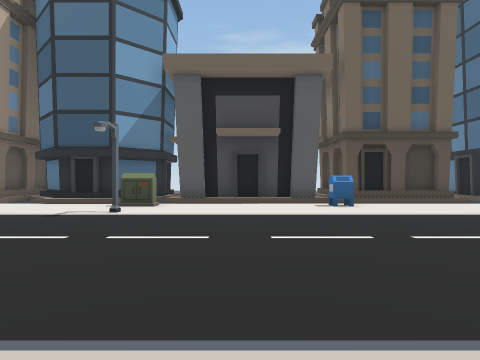
[1] (above)

20 first-person views from a walk through a scene from a Unity 3-D project. The camera is 0.64 m above the floor, looks level and sees 75° across. The floor is counted in squares, 1 m on a side. Each view is taken from the middle of a square. On the plan, view 1 faces up. The plan holds only what a view shows up to about 9 squares ahead; the rest is blank. The place goes on beyond the plan. The player character is not drawn.

[2]
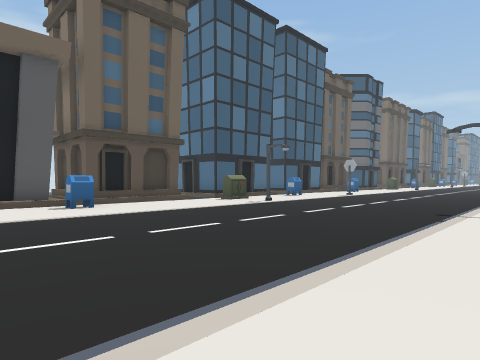

[3]
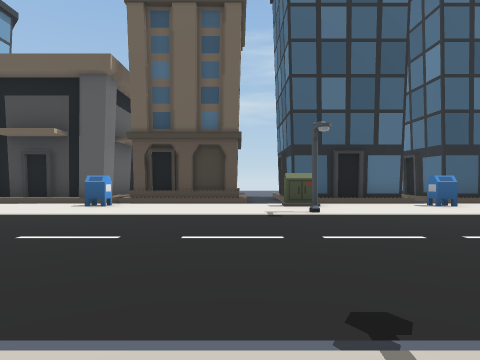

[4]
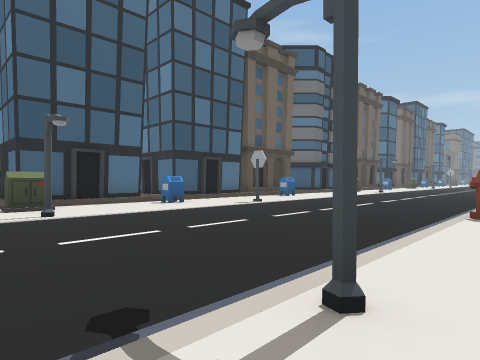

[5]
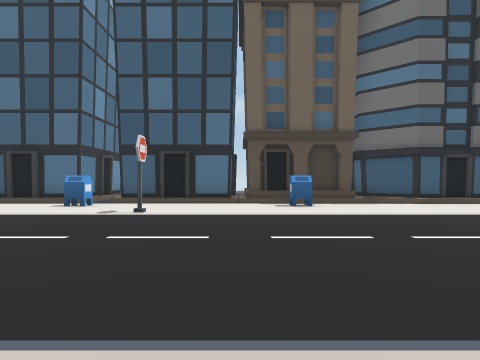

[6]
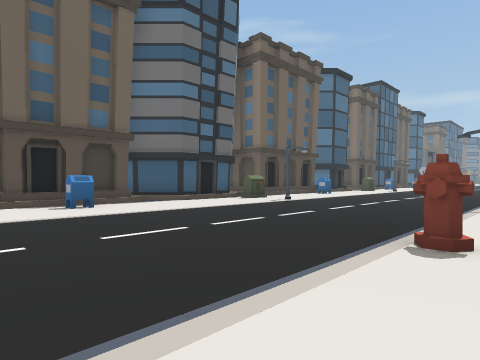

[7]
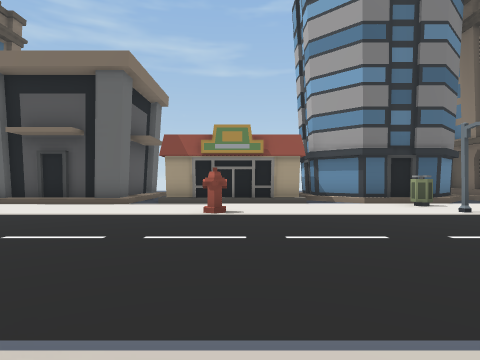

[8]
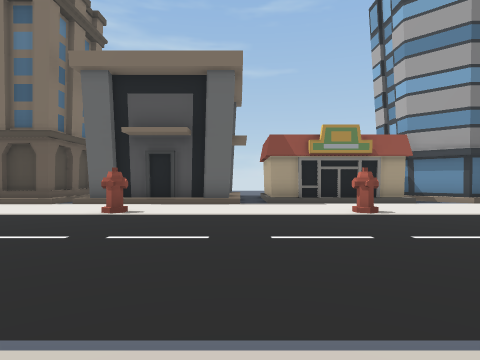

[9]
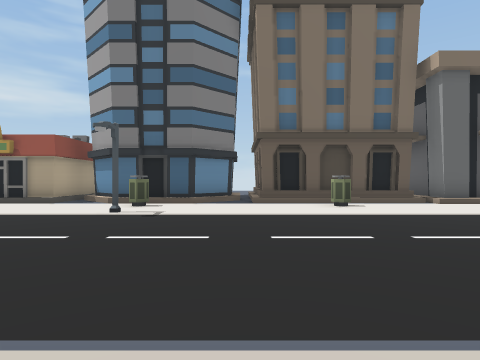

[10]
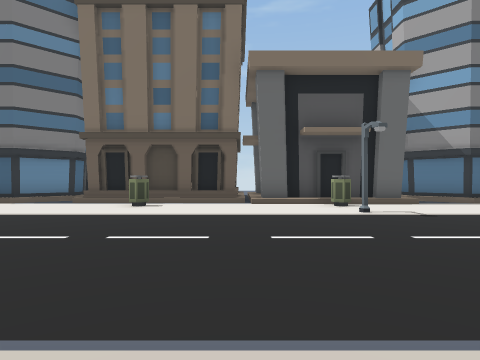

[11]
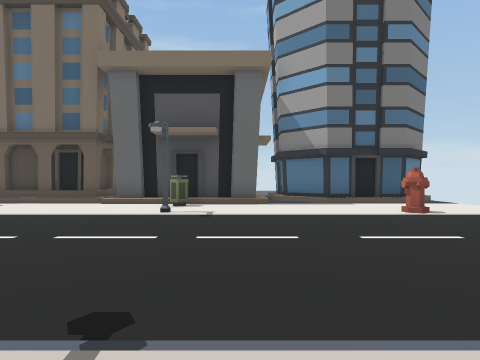

[12]
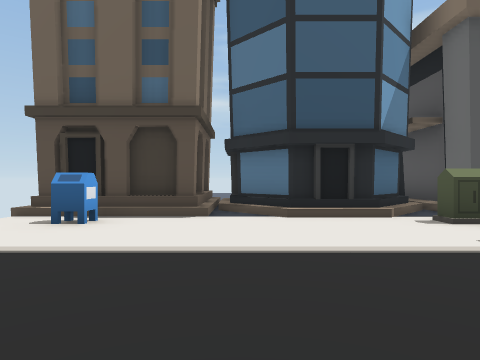

[13]
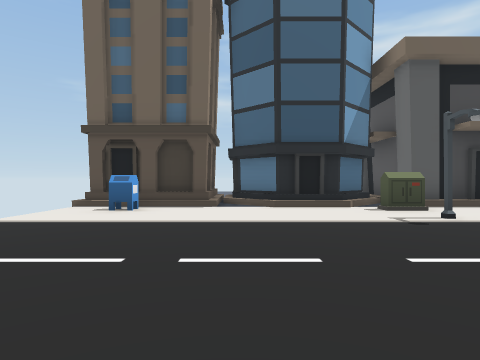

[14]
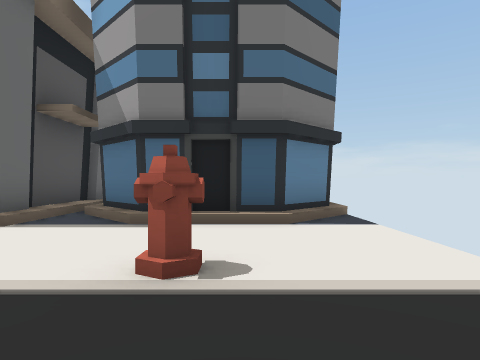

[15]
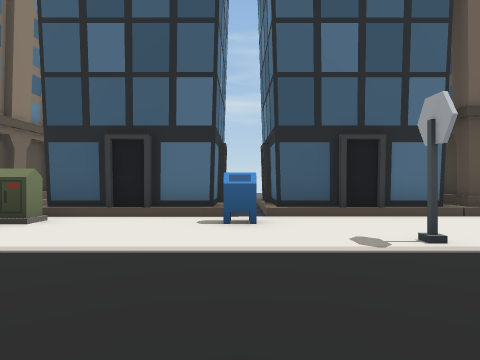

[16]
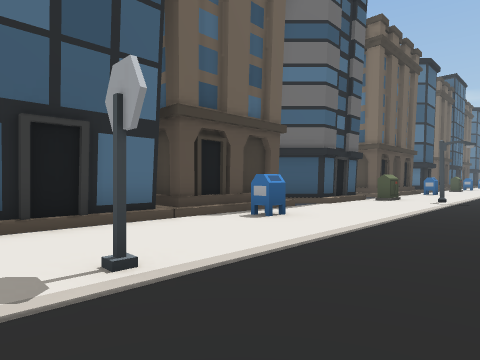

[17]
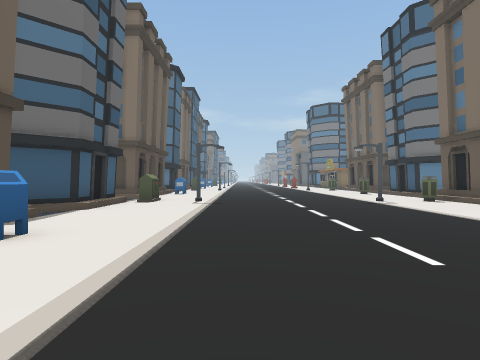

[18]
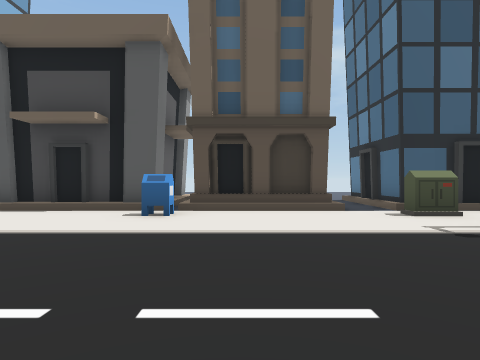

[19]
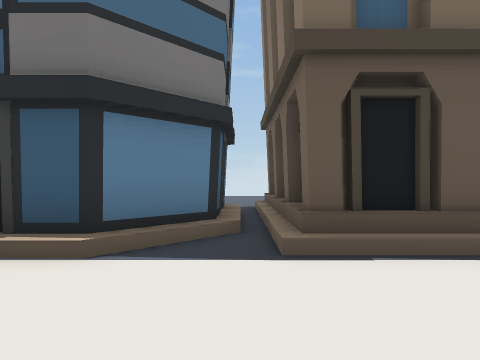

[20]
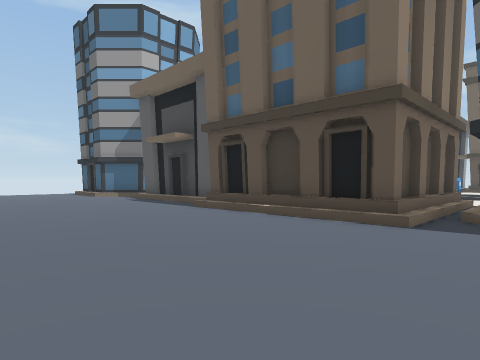

### Floor plan
Key: @ floor where view 1 was taken; # wall or solid block; . floor; / step, stairs or slope; B building; M mailbox; S streetlight; H hydrant; O other object.
Columns run from 10 left of view 1 to 22 right of it. Each row starts with its distance up from view 1.
 12          B            B
 11    BB  B B  BB   .B B B
 10    BB  B B  BB  B.B B.B  BB  B
  9 BBBB.BB//BBBBBBBB.BBB.BBB/BBB.BBB
  8  M.....//...M........M....M......
  7  ................................
  6  ......SS////////SS....#////////S
  5  ................................
  4  ................................
  3   ...............................
  2  ................................
  1  .H....SS////////SS...H....H....O
  0  .........@......................
 -1  ...............................
 -2  /BB//BBBBBBBBB./BB//####/BBBB/BB
 -3 BB  B/B       B/B  B
 -4       B       B/B
 -5       B BB    B/B
 -6         //BBBBB.
 -7        ..........
 -8       ...........
 -9       ...........
-10       ...........
-11             .....

Positions as (right, up) in squares from view 1, and headings:
1: (0, 0), facing up
2: (0, 0), facing up-right
3: (6, 0), facing up
4: (6, 0), facing up-right
5: (15, 0), facing up
6: (14, 0), facing up-right
7: (12, 7), facing down
8: (15, 7), facing down
9: (5, 7), facing down
10: (0, 7), facing down
11: (-4, 7), facing down
12: (-6, 3), facing up
13: (-6, 1), facing up
14: (-8, 3), facing down
15: (11, 3), facing up
16: (12, 4), facing up-right
17: (13, 5), facing right
18: (4, 2), facing up
19: (5, 1), facing down
20: (6, -11), facing up-left
